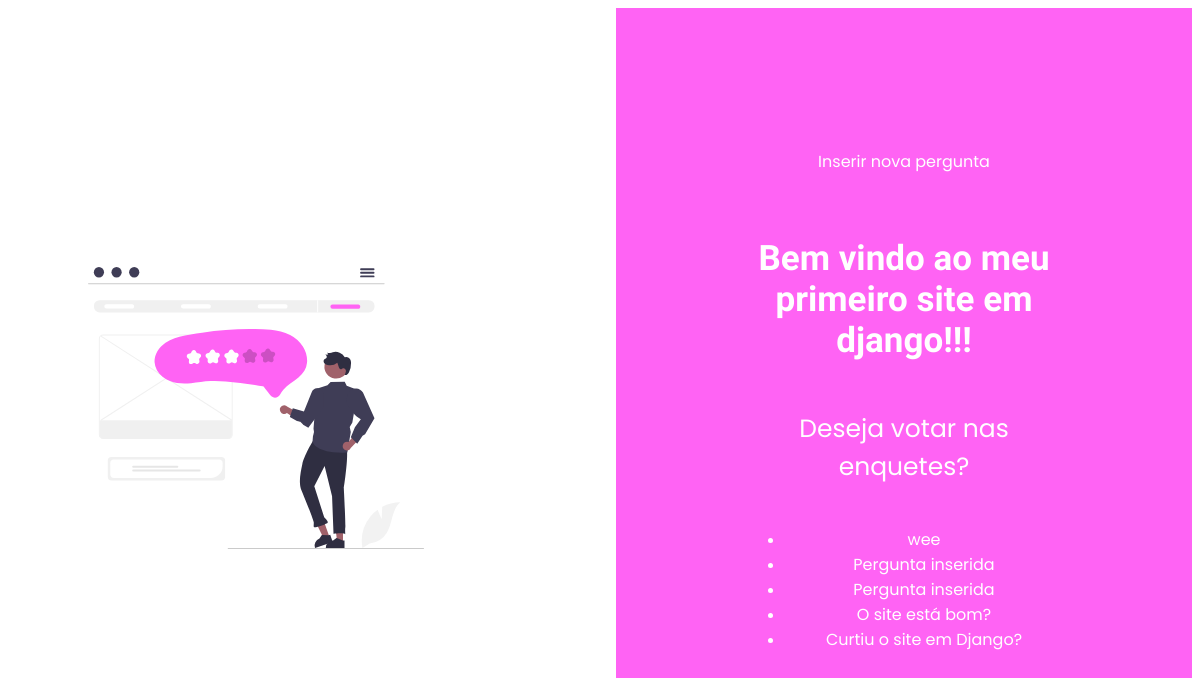
Screenshot of /polls/ with the database file from the repository.
### polls/models.py (models this page shows, shortened)
class Question(models.Model):
    question_text = models.CharField(max_length=200)
    pub_date = models.DateTimeField('date_published')

### polls/views.py (the view)
# urls.py: path('', views.index, name='index'),
def index(request):
    latest_question_list = Question.objects.order_by('-pub_date')[:5]
    context = {'latest_question_list': latest_question_list}
    return render(request,'polls/index.html', context)

### template/polls/index.html (shortened to what this page needs)
{% load static %}
<!DOCTYPE html>
<html lang="en">
<head>
    <link rel="stylesheet" type="text/css" href="{% static '/css/index.css' %}" />
</head>
<div class="index">
    <aside>
        <img src="{%static '/img/voto.svg' %}" alt='pessoa votando' class="img"/>
    </aside>
    <main>
        <div class="main-content">
            <a href="{% url 'polls:insert' %}" class="button-insert">Inserir nova pergunta</a>
        <h1>Bem vindo ao meu primeiro site em django!!!</h1>
        <p class="vote">Deseja votar nas enquetes?</p>
        {% if latest_question_list %}
            <ul>
                {% for question in latest_question_list %}
                    <li><a href="{% url 'polls:vote' question.id %}">{{ question.question_text}}</a></li>
                {% endfor %}
            </ul>
        {% else %}
            <p>No polls are available.</p>
        {% endif %}
        </div>
        </main>
</div>
</html>

### static/css/index.css (style rules this page uses)
.index { display: flex; align-items: stretch; min-height: 100vh; border: none; padding: none; }
aside { flex: 7; background: #fff; display: flex; flex-direction: column; justify-content: center; padding: 120px 80px; border: none; }
.img { max-width: 75%; }
main { flex: 8; background-color: #FF63F4; padding: 0 32px; display: flex; align-items: center; justify-content: center; border: none; }
.main-content { display: flex; flex-direction: column; width: 100%; max-width: 320px; align-items: stretch; text-align: center; }
h1 { font-size: 35px; margin: 64px 0 24px; font-family: 'Indie Flower', cursive; color: #fff; }
p { font-family: 'Poppins', sans-serif; color: #fff; font-size: 25px; }
ul { color: #fff; }
a { color: #fff; text-decoration: none; font-family: 'Poppins', sans-serif; }

### rows the page displays
Question: question_text "wee"
Question: question_text "Pergunta inserida"
Question: question_text "Pergunta inserida"
Question: question_text "O site está bom?"
Question: question_text "Curtiu o site em Django?"
